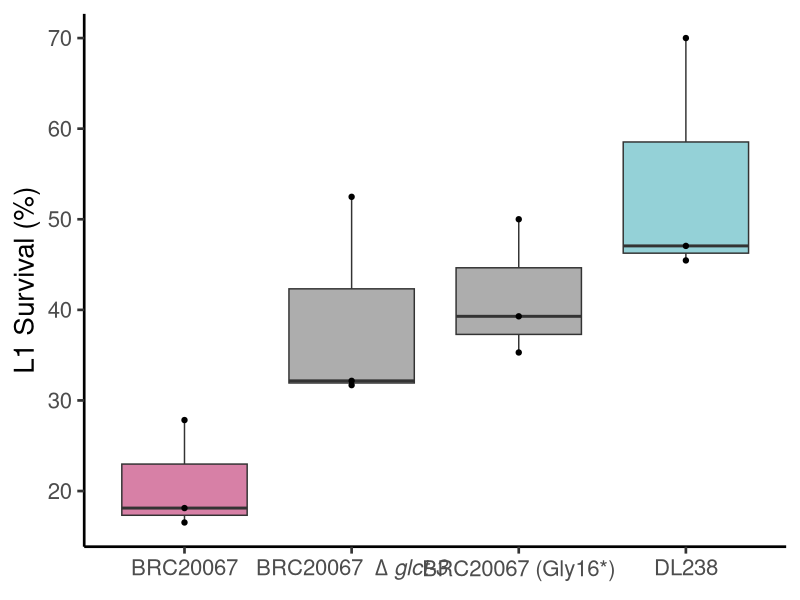
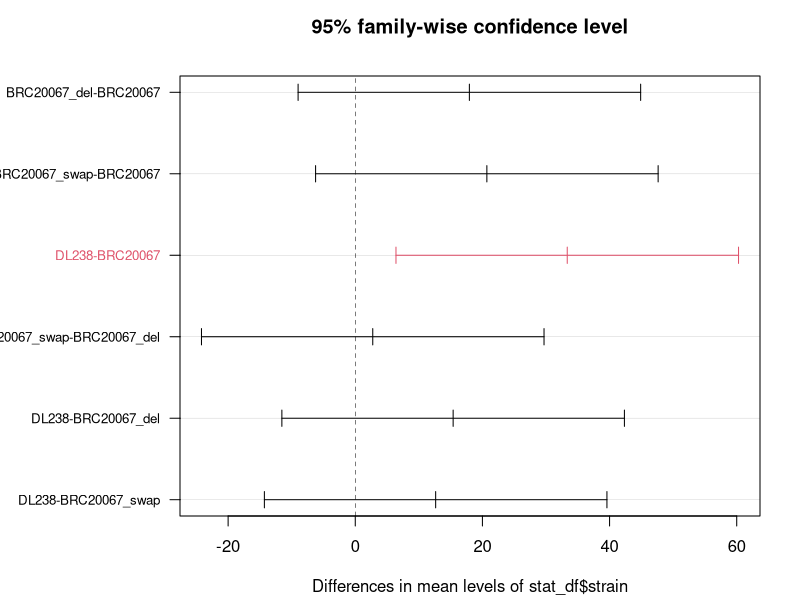
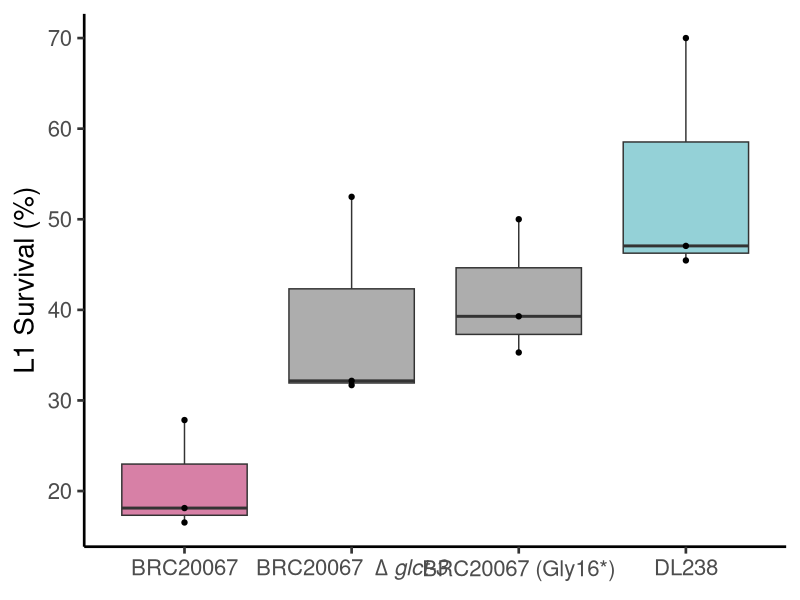
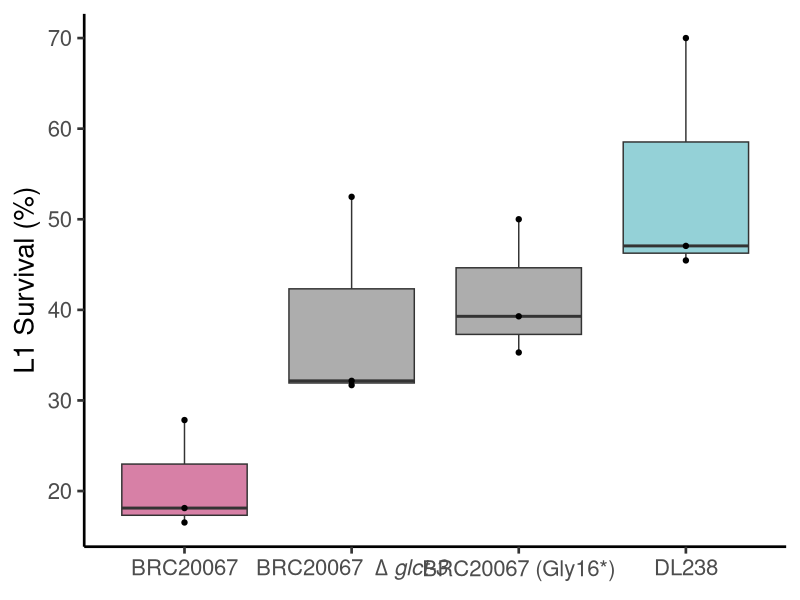

Source code (R) for these figures, in order:
library(tidyverse)

try(setwd(dirname(rstudioapi::getActiveDocumentContext()$path)))
setwd("..")

phen <- data.table::fread("Data/glct_causality/20190624_glct_del_swap.csv")

phen %>%
  ggplot()+
  aes(x = strain, y = survival, fill = strain)+
  geom_boxplot(alpha = 0.8)+
  scale_fill_manual(values=c("hotpink3","gray60","gray60","cadetblue3"))+
  scale_x_discrete(labels=c("BRC20067" = "BRC20067", 
                            "DL238" = "DL238", 
                            "BRC20067_del" = expression("BRC20067 "~ Delta~italic("glct-3")),
                            "BRC20067_swap" = "BRC20067 (Gly16*)"))+
  ggbeeswarm::geom_beeswarm(cex = 0.7, priority = "density")+
  theme_classic(20)+
  labs(y = "L1 Survival (%)") +
  # ylim(0,100)+
  theme(axis.title.x = element_blank(), legend.position = "none")

ggsave("Plots/Crispr_pheno.pdf", height = 4, width = 10)
ggsave("Plots/Crispr_pheno.png", height = 4, width = 10, dpi = 300)


run_TukeyHSD <- function(df){
  stat_df <- df %>%
    dplyr::select(strain, phenotype=survival)
  
  aov_res <- aov(stat_df$phenotype ~ stat_df$strain)
  summary(aov_res)
  tuk <- TukeyHSD(aov_res)
  
  psig=as.numeric(apply(tuk$`stat_df$strain`[,2:3],1,prod)>=0)+1
  op=par(mar=c(4.2,9,3.8,2))
  plot(tuk,col=psig,yaxt="n")
  for (j in 1:length(psig)){
    axis(2,at=j,labels=rownames(tuk$`stat_df$strain`)[length(psig)-j+1],
         las=1,cex.axis=.8,col.axis=psig[length(psig)-j+1])
  }
  par(op)
  
  pwtuk <- TukeyHSD(aov_res)
  
  return(pwtuk)
}
run_TukeyHSD(phen)
